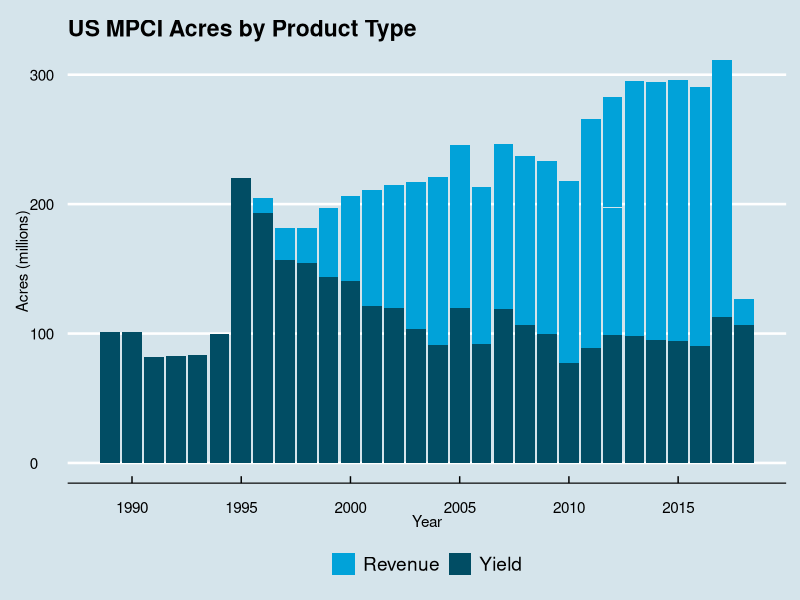
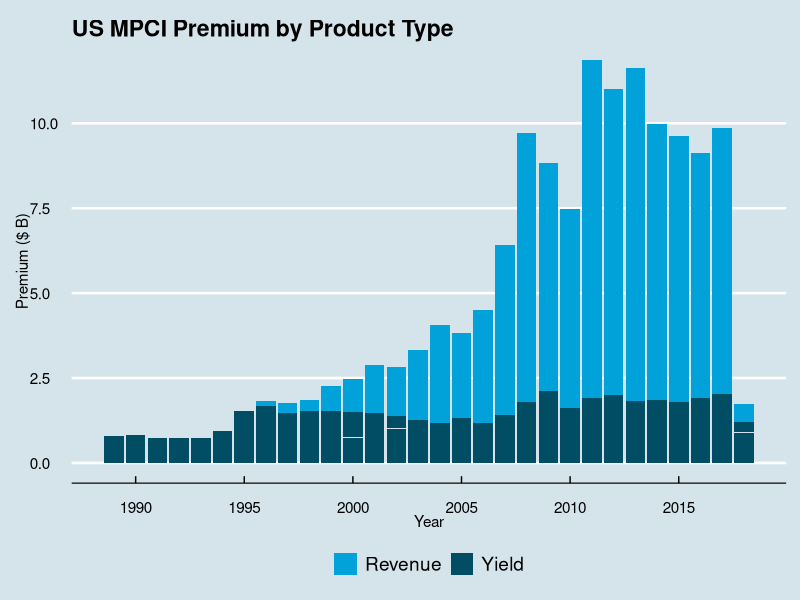
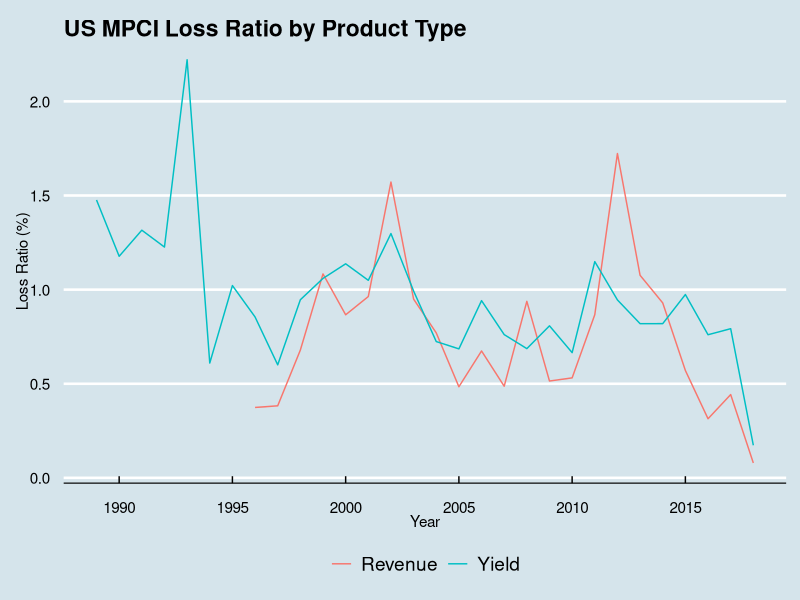
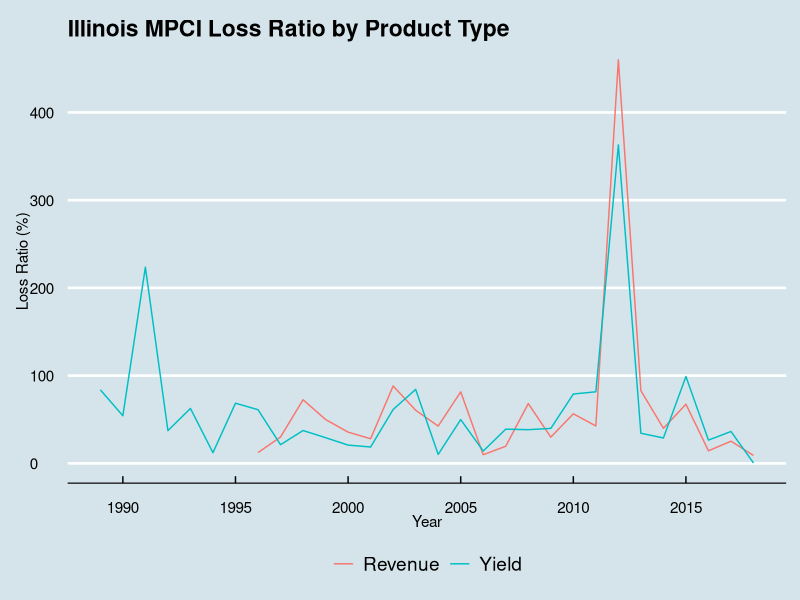

Source code (R) for these figures, in order: (Note: this script raises an error after producing the figures.)
library(tidyverse)
library(ggthemes)
library(scales)

## read in summary of business data from csv
sob_by_state_year_plan <- read_csv('./data/sob_by_state_year_plan.csv')


## US MPCI Acres by Product Type (Revenue vs. Yield)
g_acres <- ggplot() + theme_economist() + scale_fill_economist() +
  geom_bar(aes(y = acres/1e6, x = year,  fill = PlanType), 
           data = sob_by_state_year_plan, stat="identity") +
  scale_x_continuous(breaks = scales::pretty_breaks(n = 10)) +
  theme(legend.position="bottom", legend.direction="horizontal",
        legend.title = element_blank()) +
  labs(x="Year", y="Acres (millions)") +
  ggtitle("US MPCI Acres by Product Type")
g_acres 

## same as above but premium on the Y axis
g_prem <- ggplot() + theme_economist() + scale_fill_economist() +
  geom_bar(aes(y = prem/1e9, x = year,  fill = PlanType), 
           data = sob_by_state_year_plan, stat="identity")+
  scale_x_continuous(breaks = scales::pretty_breaks(n = 10))  +
  theme(legend.position="bottom", legend.direction="horizontal",
        legend.title = element_blank()) +
  labs(x="Year", y="Premium ($ B)") +
  ggtitle("US MPCI Premium by Product Type")
g_prem

## kick out the state grouping then plot loss ratio over time by product type
sob_by_state_year_plan %>%
  group_by(year, PlanType) %>% #changed this grouping is all we do here
  summarize(liab = sum(liab), prem=sum(prem), indem=sum(indem), 
            acres=sum(acres, na.rm=TRUE)) ->
sob_by_state_year_plan_no_state

# now plot loss ratio over time by group
g_lr <- ggplot() + theme_economist() + scale_fill_economist() +
  geom_line(aes(y = indem / prem , x = year,  color = PlanType), 
           data = sob_by_state_year_plan_no_state, stat="identity")+
  scale_x_continuous(breaks = scales::pretty_breaks(n = 10))  +
  theme(legend.position="bottom", legend.direction="horizontal",
        legend.title = element_blank()) +
  labs(x="Year", y="Loss Ratio (%)") +
  ggtitle("US MPCI Loss Ratio by Product Type")
g_lr

## same as above but only IL
g_lr_il <- ggplot() + theme_economist() + scale_fill_economist() +
  geom_line(aes(y = (indem/prem) * 100 , x = year,  color = PlanType), 
            data = filter(sob_by_state_year_plan, stAbbr=='IL'), stat="identity")+
  scale_x_continuous(breaks = scales::pretty_breaks(n = 10))  +
  theme(legend.position="bottom", legend.direction="horizontal",
        legend.title = element_blank()) +
  labs(x="Year", y="Loss Ratio (%)") +
  ggtitle("Illinois MPCI Loss Ratio by Product Type")
g_lr_il

## let's pull out IL CORN and split it out by coverage level
## see if we can see a pattern in the shape of the underlying
sob %>% 
  filter(quantType == 'Acres',        # field crops only 
         planAbbr %in% c('APH','YP'), # yield only
         stAbbr == 'IL', cropName == 'CORN', 
         covLevel > .5) %>%          # kick out the low cover levels
  group_by(year,covLevel) %>% 
  summarize(claim_rate = sum(indemCount) / sum(unitsReportingPrem), 
            prem = sum(prem), 
            indem = sum(indem), 
            lr = sum(indem) / sum(prem)) %>%
  filter(year %in% c(2015, 2016, 2012)) -> # 2016-g 2015-m 2012-b
claims_rate_covlevel

sob %>% 
  filter(quantType == 'Acres',        # field crops only 
         planAbbr %in% c('APH','YP'), # yield only
         stAbbr == 'IL', cropName == 'CORN', 
         covLevel > .5) %>%          # kick out the low cover levels
  group_by(year,covLevel) %>% 
  summarize(claim_rate = sum(indemCount) / sum(unitsReportingPrem), 
            prem = sum(prem), 
            indem = sum(indem), 
            lr = sum(indem) / sum(prem)) %>%
  filter(year %in% c(2002, 2005, 2012)) ->
claims_rate_covlevel


## for the 3 years we selected above let's plot claim rate vs cover level
## grouped by year so we can better understand the shape
g_cov_level <- ggplot() + theme_economist() + scale_fill_economist() +
  geom_point(aes(y = claim_rate*100 , x = covLevel,  color = as.character(year)), 
             data = claims_rate_covlevel, stat="identity") +
  geom_line(aes(y = claim_rate*100 , x = covLevel,  color = as.character(year)), 
            data = claims_rate_covlevel, stat="identity") +
  theme(legend.position="bottom", legend.direction="horizontal",
        legend.title = element_blank()) +
  labs(x="Coverage Level", y="Claim Rate (%)") +
  scale_x_continuous(limits=c(.5, 1), breaks = scales::pretty_breaks(n = 10))  +
  ggtitle("Yield Protection: Claim Rate by Coverage Level")
g_cov_level


## create 3 CDFs to illustrate what's going on with the prior graph
c_level <- seq( from=0, to=1.5, by=.1)

plot(function(x) pbeta(x, shape1=20, shape2=5 ), .5, 1)  
plot(function(x) pbeta(x, shape1=2, shape2=6 ), .5, 1, add=TRUE)
#plot(function(x) pbeta(x, shape1=2, shape2=8 ), 0, 1, add=TRUE)

plot(function(x) pbeta(x, shape1=9, shape2=8 ), .5, 1, add=TRUE, col='blue')
plot(function(x) pbeta(x, shape1=9, shape2=10 ), .5, 1, add=TRUE, col='blue')


fit_beta_cdf <- function(x,y) {
  beta_func <- function(par, x) sum( (pbeta( x, par[1], par[2]) - y)**2 ) 
  #out <- optim(c(1,.8), beta_func, method="CG", x=x)
  out <- optim(c(1,.8), lower=c(1,.9), upper=c(100,100), beta_func, method="L-BFGS-B", x=x)
  
  #plot(function(x) pbeta(x, shape1=out$par[1], shape2=out$par[2] ), 0, 1.5, col='red')
  #lines(x,y, col='blue')
  plot(function(x) dbeta(x, shape1=out$par[1], shape2=out$par[2] ), 0, 1.5)
  return(out$par) 
}

beta_on_group <- function(dat){
  params <- fit_beta_cdf(dat$covLevel, dat$claim_rate) 
  out <- data.frame(year = unique(dat$year), 
                    b1 = params[1], 
                    b2 = params[2])
  return(out)
}
claims_rate_covlevel %>%
  group_by(year) %>%
  do(beta_on_group(.)) ->
m

f1 <- function(x) pbeta(x, shape1=1.01, shape2=.9 ) * 100


g_cov_level +
layer(stat = "function",
      fun = f1, 
      mapping = aes(color = "f1") # Give a meaningful name to color
) 

g_cov_level +
  stat_function(fun = f1)

f <- ggplot(data.frame(x = c(0, 1)), aes(x))

f + stat_function(fun = f1)



############ Commodity price data 


years <- 1989:2017
graph_list <- lapply(years, plot_corn_prices)

list_to_plot <- graph_list[c(20, 24, 27, 28)]
library(gridExtra)
do.call("grid.arrange", c(list_to_plot, ncol=2))



